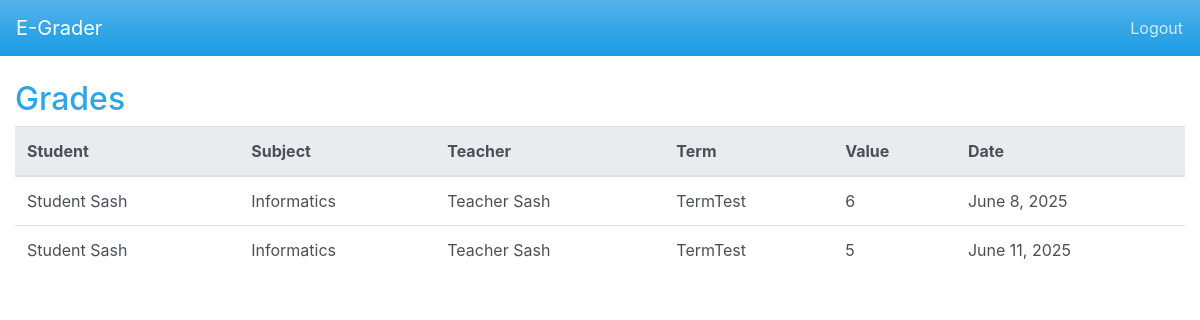
The app's page /grades/ (signed in) with its own data.
### core/models.py (models this page shows, shortened)
class Grade(models.Model):
    student = models.ForeignKey(Student, on_delete=models.CASCADE)
    subject = models.ForeignKey(Subject, on_delete=models.CASCADE)
    teacher = models.ForeignKey(Teacher, on_delete=models.CASCADE)
    term = models.ForeignKey(ProgramTerm, on_delete=models.CASCADE)
    value = models.PositiveSmallIntegerField()
    date = models.DateField(auto_now_add=True)

class Student(models.Model):
    user = models.OneToOneField(User, on_delete=models.CASCADE)
    school = models.ForeignKey(School, on_delete=models.CASCADE)
    class_year = models.ForeignKey(ClassYear, on_delete=models.SET_NULL, null=True, blank=True)

class User(AbstractUser):
    role = models.CharField(max_length=20, choices=ROLE_CHOICES)

class Subject(models.Model):
    name = models.CharField(max_length=100)

class Teacher(models.Model):
    user = models.OneToOneField(User, on_delete=models.CASCADE)
    school = models.ForeignKey(School, on_delete=models.CASCADE)
    subjects = models.ManyToManyField(Subject, related_name='teachers')

class ProgramTerm(models.Model):
    school = models.ForeignKey(School, on_delete=models.CASCADE, related_name='terms')
    name = models.CharField(max_length=100)
    start_date = models.DateField()
    end_date = models.DateField()
    subjects = models.ManyToManyField(Subject, related_name='terms')

### core/views.py (the view)
# urls.py: path('grades/', GradeListView.as_view(), name='grade_list'),
@method_decorator(login_required, name='dispatch')
class GradeListView(ListView):
    model = Grade
    template_name = 'grades/grade_list.html'
    context_object_name = 'grades'
    def get_queryset(self):
        qs = super().get_queryset()
        if self.request.user.role == 'teacher':
            return qs.filter(teacher__user=self.request.user)
        if self.request.user.role == 'parent':
            return qs.filter(student__parents__user=self.request.user)
        if self.request.user.role == 'student':
            return qs.filter(student__user=self.request.user)
        return qs  # director/admin see all

### templates/grades/grade_list.html (shortened to what this page needs)
{% extends 'base.html' %}
{% block content %}
<h2>Grades</h2>
<div class="table-responsive">
  <table class="table table-hover">
    <thead class="thead-light">
      <tr>
        <th>Student</th>
        <th>Subject</th>
        <th>Teacher</th>
        <th>Term</th>
        <th>Value</th>
        <th>Date</th>
      </tr>
    </thead>
    <tbody>
      {% for grade in grades %}
      <tr>
        <td>{{ grade.student.user.get_full_name }}</td>
        <td>{{ grade.subject.name }}</td>
        <td>{{ grade.teacher.user.get_full_name }}</td>
        <td>{{ grade.term.name }}</td>
        <td>{{ grade.value }}</td>
        <td>{{ grade.date }}</td>
      </tr>
      {% endfor %}
    </tbody>
  </table>
</div>
{% endblock %}

### records on screen
Grade: student.user.get_full_name "Student Sash", subject.name "Informatics", teacher.user.get_full_name "Teacher Sash", term.name "TermTest", value "6", date "June 8, 2025"
Grade: student.user.get_full_name "Student Sash", subject.name "Informatics", teacher.user.get_full_name "Teacher Sash", term.name "TermTest", value "5", date "June 11, 2025"
